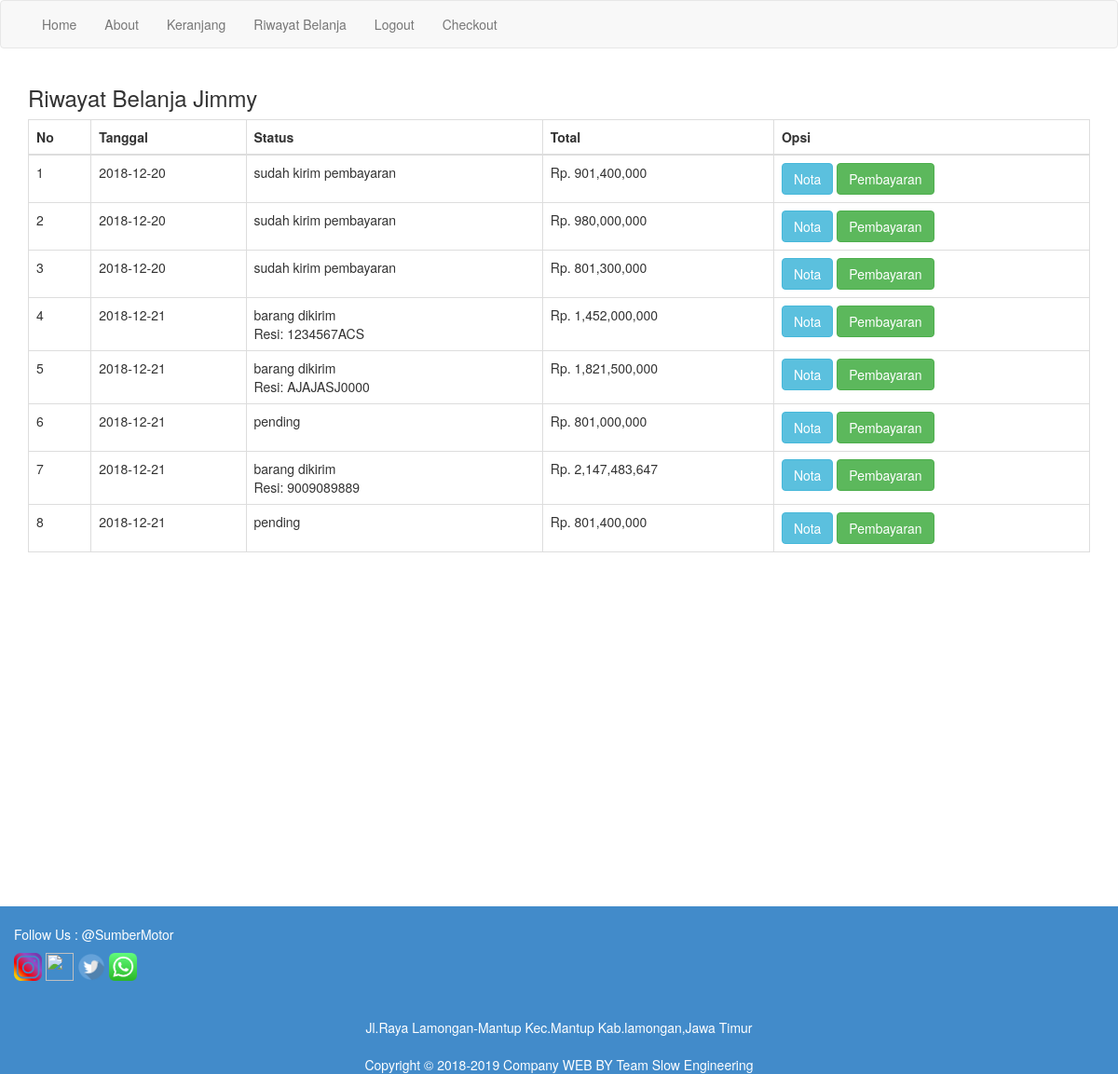
The app's page /riwayat.php (signed in) with its own data.
### tables this page shows
CREATE TABLE `pembelian` (
  `id_pembelian` int(11) NOT NULL,
  `id_pelanggan` varchar(11) NOT NULL,
  `id_ongkir` int(11) NOT NULL,
  `tanggal_pembelian` date NOT NULL,
  `total_pembelian` int(11) NOT NULL,
  `nama_kota` varchar(100) NOT NULL,
  `tarif` int(11) NOT NULL,
  `alamat_pengiriman` text NOT NULL,
  `status_pembelian` varchar(100) NOT NULL DEFAULT 'pending',
  `resi_pengiriman` varchar(50) NOT NULL
);

### riwayat.php (the view, shortened to what this page needs)
<?php
include 'koneksi.php';
?>
<!DOCTYPE html>
<html>
<head>
    <link rel="stylesheet" href="admin/assets/css/bootstrap.css">
</head>
<body>
    <?php include 'menu.php'; ?>
        <section class="riwayat">
            <div class="container">
                <h3>Riwayat Belanja <?php echo $_SESSION["pelanggan"]["nama_pelanggan"] ?></h3>
                <table class="table table-bordered">
                    <thead>
                        <tr>
                            <th>No</th>
                            <th>Tanggal</th>
                            <th>Status</th>
                            <th>Total</th>
                            <th>Opsi</th>
                        </tr>
                    </thead>
                    <tbody>
                        <?php
                        $nomor=1;
                        $id_pelanggan = $_SESSION["pelanggan"]["id_pelanggan"];
                        $ambil = $koneksi->query("SELECT * FROM pembelian WHERE id_pelanggan='$id_pelanggan'");
                        while($pecah = $ambil->fetch_assoc()){
                        ?>
                        <tr>
                            <td><?php echo $nomor; ?></td>
                            <td><?php echo $pecah["tanggal_pembelian"]  ?></td>
                            <td>
                                <?php echo $pecah["status_pembelian"] ?>
                                <br>
                                <?php if (!empty($pecah['resi_pengiriman'])): ?>
                                Resi: <?php echo $pecah['resi_pengiriman']; ?>
                                <?php endif ?>
                            </td>
                            <td>Rp. <?php echo number_format($pecah["total_pembelian"]) ?></td>
                            <td>
                                <a href="nota.php?id=<?php echo $pecah["id_pembelian"] ?>" class="btn btn-info">Nota</a>
                                <a href="pembayaran.php?id=<?php echo $pecah["id_pembelian"]; ?>" class="btn btn-success">Pembayaran</a>
                            </td>
                        </tr>
                        <?php $nomor++; ?>
                        <?php } ?>
                    </tbody>
                </table>
            </div>
        </section>
<footer class="page-footer bg-primary" style="margin-top:30%; ">
        <div class="container" >
            <div class="row">
                <div class="col 6" style="margin-top: 20px;">
                    <p style="color: white">Follow Us : @SumberMotor</p>
                    <img src="./img/instagram-png-instagram-png-logo-1455.png" alt="" width="30" height="30px">
                    <img src="./img/600px-Facebook_logo_(square).png" alt="" width="30" height="30px">
                    <img src="./img/b1a3fab214230557053ed1c4bf17b46c-twitter-icon-logo-by-vexels.png" alt="" width="30"
                        height="30px">
                    <img src="./img/1499955335whatsapp-icon-logo-png.png" alt="" width="30" height="30px">
                </div>
            </div>
        </div>
        <div class="footer-copyright">
            <div class="container text-center" style="margin-top: 20px;">
                Jl.Raya Lamongan-Mantup Kec.Mantup Kab.lamongan,Jawa Timur
            </div>
            <div class="container text-center" style="margin-top: 20px;">
                Copyright &copy; 2018-2019 Company WEB BY Team Slow Engineering
            </div>
        </div>
</footer>
</body>
</html>

### records on screen
pembelian: tanggal_pembelian "2018-12-20", status_pembelian "sudah kirim pembayaran", total_pembelian "901,400,000"
pembelian: tanggal_pembelian "2018-12-20", status_pembelian "sudah kirim pembayaran", total_pembelian "980,000,000"
pembelian: tanggal_pembelian "2018-12-20", status_pembelian "sudah kirim pembayaran", total_pembelian "801,300,000"
pembelian: tanggal_pembelian "2018-12-21", status_pembelian "barang dikirim", resi_pengiriman "1234567ACS", total_pembelian "1,452,000,000"
pembelian: tanggal_pembelian "2018-12-21", status_pembelian "barang dikirim", resi_pengiriman "AJAJASJ0000", total_pembelian "1,821,500,000"
pembelian: tanggal_pembelian "2018-12-21", status_pembelian "pending", total_pembelian "801,000,000"
pembelian: tanggal_pembelian "2018-12-21", status_pembelian "barang dikirim", resi_pengiriman "9009089889", total_pembelian "2,147,483,647"
pembelian: tanggal_pembelian "2018-12-21", status_pembelian "pending", total_pembelian "801,400,000"

### other values on screen
$_SESSION["pelanggan"]["nama_pelanggan"] "Jimmy"
